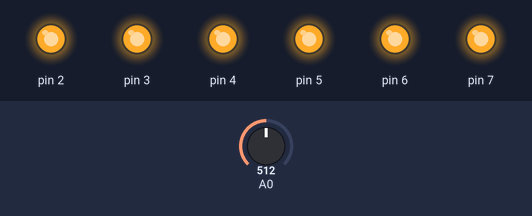
The sketch below on a simulated Arduino Uno, built with avr-gcc and run on an emulated ATmega328P. On the bench: output pins drawn as LEDs (lit = HIGH). The test bench sets the inputs (shaded band); at power-on: A0 = 512.

Above: at 1.2 s.
1.3 s: A0 set to 362
2.8 s: A0 set to 334
At 3.7 s:
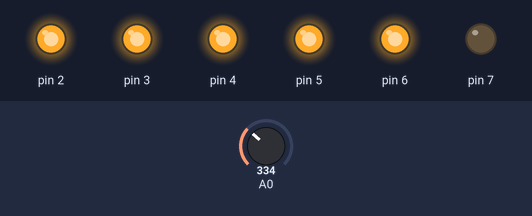
4.3 s: A0 set to 302
At 4.9 s:
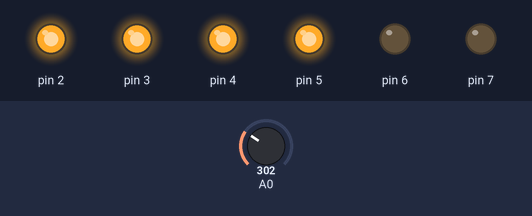
5.8 s: A0 set to 281
7.3 s: A0 set to 265
At 8.3 s:
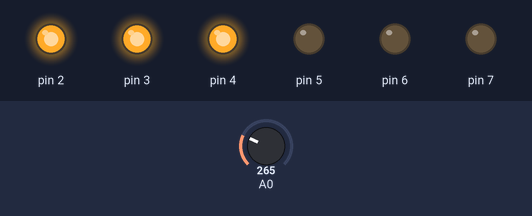
8.8 s: A0 set to 306
At 9.4 s:
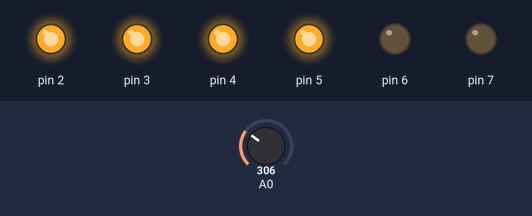
Timing chart, 0 to 11.3 s (numbered marks = the images above; inputs shaded):
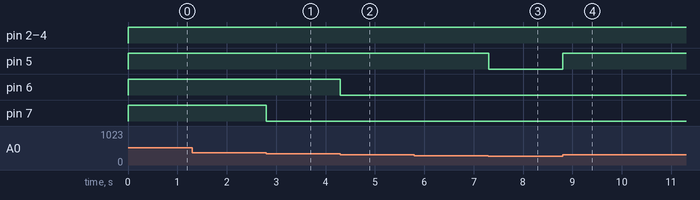

The sketch:

cidlozvuku.ino
```cpp
void setup() {
  // put your setup code here, to run once:
for(int k=2;k<=7;k++){
  pinMode(k,OUTPUT);
}
}

void loop() {
  // put your main code here, to run repeatedly:
int sound=analogRead(A0);
int leds=map(sound,120,350,0,6);
ledon(leds);
}

void ledon(int pocet){
  for(int i=2;i<=pocet+1;i++){
    digitalWrite(i,HIGH);
  }
  for(int i=pocet+2;i<=8;i++){
    digitalWrite(i,LOW);
  }
  delay(1);
}
```

Measured:
- the behaviour switches between 350 and 349 on A0 (found by bisection; images 0 and 1)
- the behaviour switches between 312 and 311 on A0 (found by bisection; images 1 and 2)
- the behaviour switches between 274 and 273 on A0 (found by bisection; images 2 and 3)
- after the input at 1.3 s, every drawn part: stays the same
- after the input at 2.8 s, pin 7: HIGH → LOW at once
- after the input at 4.3 s, pin 6: HIGH → LOW at once
- after the input at 5.8 s, every drawn part: stays the same
- after the input at 7.3 s, pin 5: HIGH → LOW at once
- after the input at 8.8 s, pin 5: LOW → HIGH at once
